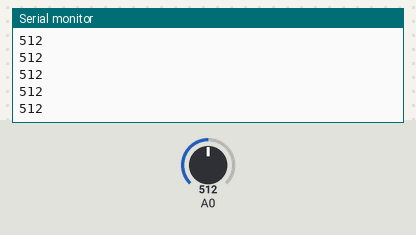
This sketch was run on a simulated Arduino Nano, built with avr-gcc and run on an emulated ATmega328P. Shown: the last lines printed to the serial monitor. The test bench sets the inputs (shaded band); at power-on: A0 = 512.

Above: at 1.2 s.
1.3 s: A0 set to 716
At 2.4 s:
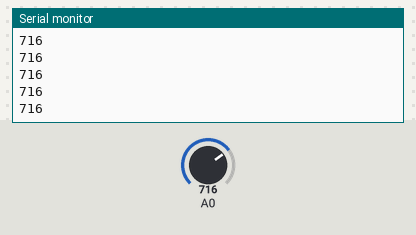
2.8 s: A0 set to 900
At 3.4 s:
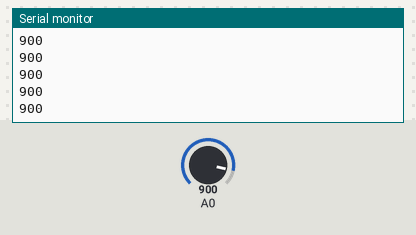
Timing chart, 0 to 5.8 s (numbered marks = the images above; inputs shaded):
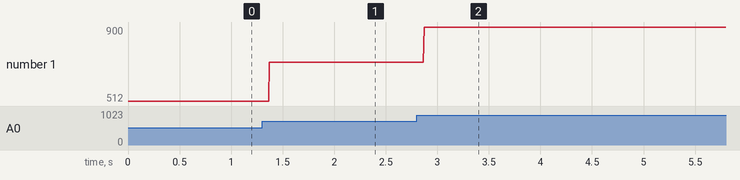

The sketch:

fototransistores2020.ino
```cpp
void photoresistors();
void linesPrint();
void lines();
int mux(bool i, bool j, bool k, bool l);


/* Photoresistors Variables */
int pr_front[5] = {0, 0, 0, 0, 0};
int pr_right[5] = {0, 0, 0, 0, 0};
int pr_left[5] = {0, 0, 0, 0, 0};

bool front = 0;
bool right = 0;
bool left = 0;

/* Multiplexer Variables */
const int SIG = A6;
const int S0 = 12;
const int S1 = 11;
const int S2 = 10;
const int S3 = 9;

void setup() {
  /* Initialize serial communication */
  Serial.begin(9600);
  pinMode(S0, OUTPUT);
  pinMode(S1, OUTPUT);
  pinMode(S2, OUTPUT);
  pinMode(S3, OUTPUT);

  pinMode(SIG, INPUT);

  pinMode(A0, INPUT);
  pinMode(A1, INPUT);
}

void loop() {
  // put your main code here, to run repeatedly:
  Serial.println(analogRead(A0)); //1101
}
```

Lines.ino
```cpp
int mux(bool i, bool j, bool k, bool l){
  /* Read phototransistors from multiplexer */

  digitalWrite(S0, i);
  digitalWrite(S1, j);
  digitalWrite(S2, k);
  digitalWrite(S3, l);

  return analogRead(SIG);
}

void lines(){
  /* Function to update values of pr arrays*/

  // whites[0]
  pr_front[0] = mux(0,0,0,1);
  delay(50);
  pr_front[1] = mux(0,0,1,0);
  delay(50);
  pr_front[2] = mux(0,0,1,1);
  delay(50);
  pr_front[3] = mux(0,1,0,0);
  delay(50);
  pr_front[4] = mux(0,1,0,1);
  delay(50);

  // whites[1]
  pr_right[0] = mux(0,1,1,0);
  delay(50);
  pr_right[1] = mux(0,1,1,1);
  delay(50);
  pr_right[2] = mux(1,0,0,0);
  delay(50);
  pr_right[3] = mux(1,0,0,1);
  delay(50);
  pr_right[4] = mux(1,0,1,0);
  delay(50);

  // whites[2]
  pr_left[0] = mux(1,0,1,1);
  delay(50);
  pr_left[1] = mux(1,1,0,0);
  delay(50);
  pr_left[2] = mux(1,1,0,1);
  delay(50);
  pr_left[3] = mux(1,1,1,0);
  delay(50);
  pr_left[4] = mux(1,1,1,1);
  delay(50);
}


void linesPrint(){
  Serial.print("Front = ");
  Serial.println(front);
  for (int i:pr_front){
    Serial.print(i);
    Serial.print("  ");
    }
  Serial.println();

  Serial.print("Right = ");
  Serial.println(right);
  for (int i:pr_right){
    Serial.print(i);
    Serial.print("  ");
    }
  Serial.println();

  Serial.print("Left = ");
  Serial.println(left);
  for (int i:pr_left){
    Serial.print(i);
    Serial.print("  ");
    }
  Serial.println();
}

void photoresistors(){
  /* Function to detect if photoresistors detect a white line */

  int range = 900; // number at which a white line is detected

  front = 0;
  right = 0;
  left = 0;

  for (int i:pr_front){
    if (i > range){
      front = 1;
      break;
    }
  }
  for (int i:pr_right){
    if (i > range){
      right = 1;
      break;
    }
  }
  for (int i:pr_left){
    if (i > range){
      left = 1;
      break;
    }
  }
}
```

Measured:
- after the input at 1.3 s, the serial monitor: prints a new line after 0.07 s (image 1)
- after the input at 2.8 s, the serial monitor: prints a new line after 0.07 s (image 2)
- plotted number 1: 512 → 716 after the input at 1.3 s, 716 → 900 after the input at 2.8 s
